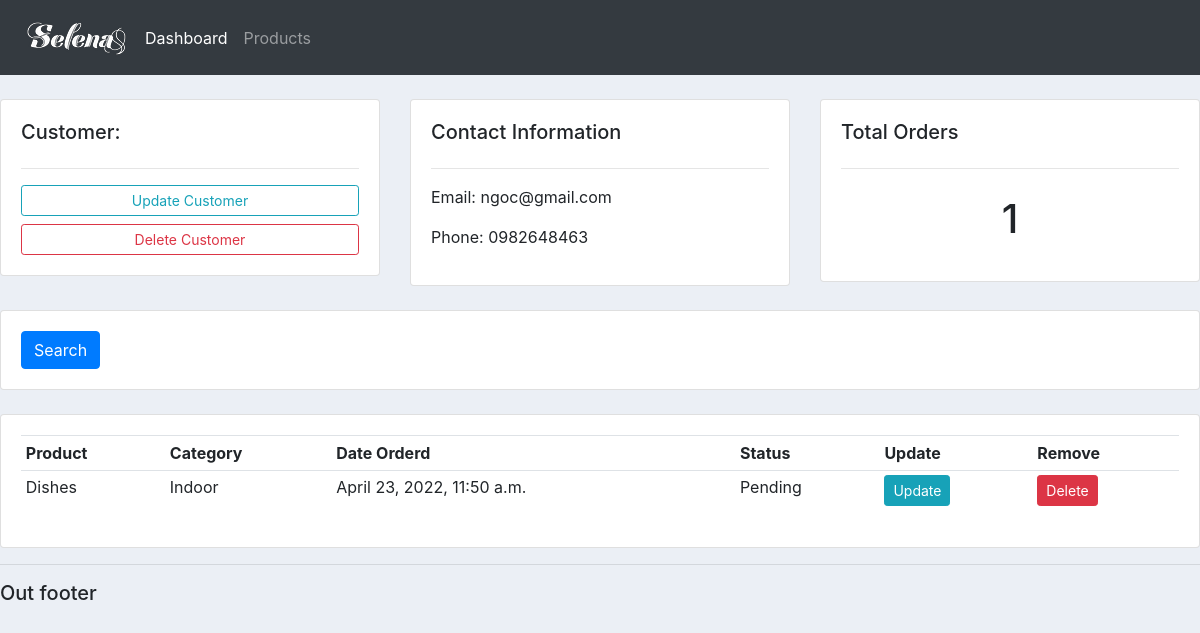
Before: /customer/1/ with the older database file.
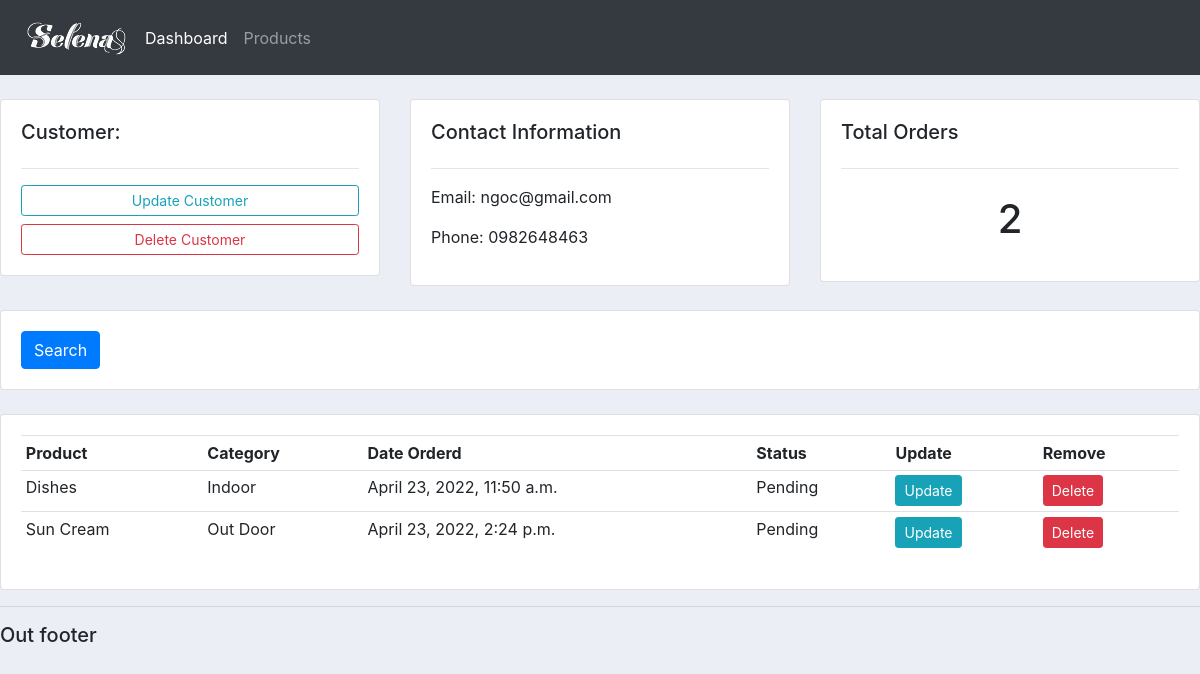
After: the same page with the newer database file.
### accounts/models.py (models this page shows)
class Order(models.Model):
    STATUS = (
            ('Pending', 'Pending'),
            ('Out for delivery', 'Out for delivery'),
            ('Delivered', 'Delivered'),
    )
    customer = models.ForeignKey(Customer, null=True, on_delete=models.SET_NULL)
    product = models.ForeignKey(Product, null=True, on_delete=models.SET_NULL)
    date_created = models.DateTimeField(auto_now_add=True)
    status = models.CharField(max_length=200, null=True, choices=STATUS)

class Product(models.Model):
    CATEGORY = (
                ('Indoor', 'Indoor'),
                ('Out Door', 'Out Door'),
    )
    name = models.CharField(max_length=200, null=True)
    price = models.FloatField(null=True)
    category = models.CharField(max_length=200, null=True, choices=CATEGORY)
    description = models.CharField(max_length=200, null=True, blank=True)
    date_created = models.DateTimeField(auto_now_add=True)
    tag = models.ManyToManyField(Tag)
    def __str__(self):
        return self.name

### accounts/views.py (the view)
# urls.py: path('customer/<str:pk_test>/', views.customer, name="customer"),
def customer(request, pk_test):
    customer = Customer.objects.get(id=pk_test)
    orders = customer.order_set.all()
    total_order = orders.count()
    context = {'customer':customer, 'orders':orders, 'total_order':total_order}
    return render(request, 'accounts/customer.html', context)

### accounts/templates/accounts/customer.html
{% extends 'accounts/main.html' %}
{% block content %}
<br>
<div class="row">
	<div class="col-md">
		<div class="card card-body">
			<h5>Customer:</h5>
			<hr>
			<a class="btn btn-outline-info  btn-sm btn-block" href="">Update Customer</a>
			<a class="btn btn-outline-danger  btn-sm btn-block" href="">Delete Customer</a>
		</div>
	</div>
	<div class="col-md">
		<div class="card card-body">
			<h5>Contact Information</h5>
			<hr>
			<p>Email: {{customer.email}}</p>
			<p>Phone: {{customer.phone}}</p>
		</div>
	</div>
	<div class="col-md">
		<div class="card card-body">
			<h5>Total Orders</h5>
			<hr>
			<h1 style="text-align: center;padding: 10px">{{total_order}}</h1>
		</div>
	</div>
</div>
<br>
<div class="row">
	<div class="col">
		<div class="card card-body">
			<form method="get">
		    <button class="btn btn-primary" type="submit">Search</button>
		  </form>
		</div>
	</div>
</div>
<br>
<div class="row">
	<div class="col-md">
		<div class="card card-body">
			<table class="table table-sm">
				<tr>
					<th>Product</th>
					<th>Category</th>
					<th>Date Orderd</th>
					<th>Status</th>
					<th>Update</th>
					<th>Remove</th>
				</tr>
				{% for order in orders %}
					<tr>
						<td>{{order.product}}</td>
						<td>{{order.product.category}}</td>
						<td>{{order.date_created}}</td>
						<td>{{order.status}}</td>
						<td><a class="btn btn-sm btn-info" href="">Update</a></td>
						<td><a class="btn btn-sm btn-danger" href="">Delete</a></td>
					</tr>
				{% endfor %}
			</table>
		</div>
	</div>
</div>
{% endblock %}

Changed rows visible on the page:
added Order: product "Sun Cream", product.category "Out Door", date_created "April 23, 2022, 2:24 p.m.", status "Pending"
Other visible differences:
{{ total_order }}: "1" → "2"
